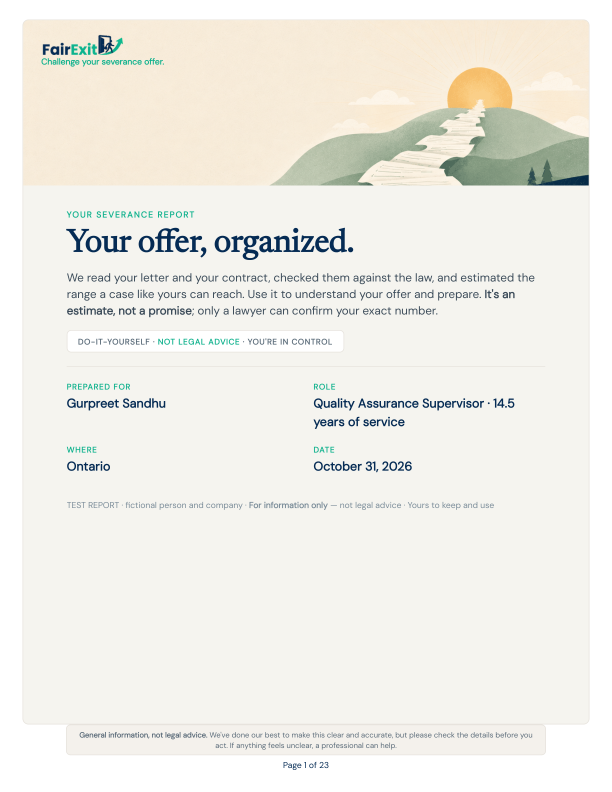
#> input picture tmp/rendered-test/Canada/ca1.png, 1224 x 1584 px, found by its file name (shown at 1/2 size); its folder holds only this picture in this run
$ python compare_pages.py
#> lines starting #> are read from the running program, lines starting #| are printed output that depends on the picture; after the words box and inside, x2 and y2 are one past the last pixel; in counts of white or black regions, pixels touching at a corner belong together
import os
import numpy as np
from PIL import Image

def compare_images(ref_path, gen_path):
#> called with ref_path = 'public/sample-pdf-pages/Canada/ca1.png', gen_path = 'tmp/rendered-test/Canada/ca1.png'
    ref = Image.open(ref_path).convert('RGB')
#> ref is the input picture: PIL image 1224x1584 RGB; mean R, G, B 239.8, 238.4, 231.7
    gen = Image.open(gen_path).convert('RGB')

    if ref.size != gen.size:
        return {'error': f'Size mismatch: ref={ref.size}, gen={gen.size}'}

    arr_ref = np.array(ref, dtype=np.float32)
    arr_gen = np.array(gen, dtype=np.float32)

    diff = np.abs(arr_ref - arr_gen)
#> diff: shape (1584, 1224, 3) float32; every value is 0
    mean_diff = np.mean(diff)
#> mean_diff = 0

    # Non-white pixels (content pixels)
    ref_mask = np.mean(arr_ref, axis=2) < 252
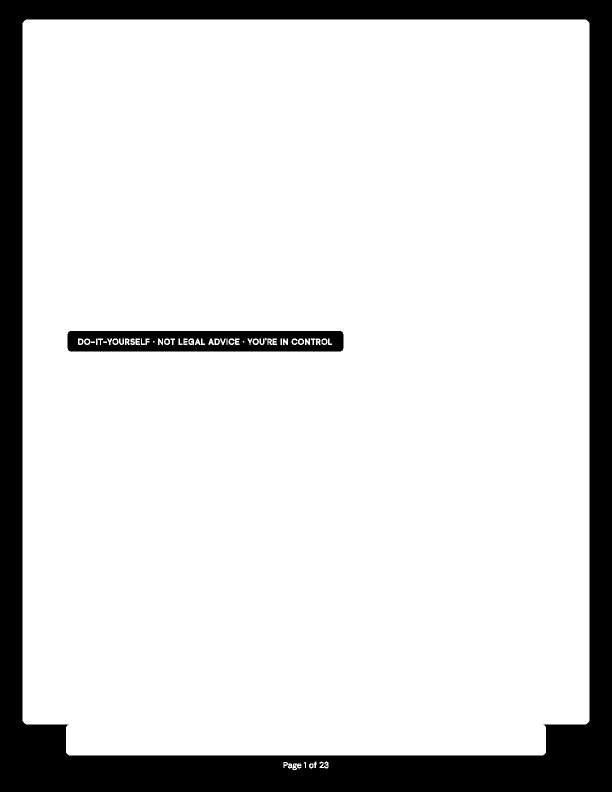
#> ref_mask: shape (1584, 1224) bool (shown at 1/2 size); 84.6% white; 23 black regions (12 under 20 px), largest, box (x1, y1, x2, y2) and area: (0, 0, 1224, 1584) 279914, (135, 662, 687, 703) 19119, (227, 680, 234, 687) 42
    gen_mask = np.mean(arr_gen, axis=2) < 252

    overlap = np.logical_and(ref_mask, gen_mask).sum()
#> overlap = 1639367
    union = np.logical_or(ref_mask, gen_mask).sum()
#> union = 1639367
    iou = overlap / union if union > 0 else 1.0
#> iou = 1

    # Check vertical bounds of content
    ref_y = np.where(ref_mask.any(axis=1))[0]
#> ref_y = 1489 values from 39 to 1539
    gen_y = np.where(gen_mask.any(axis=1))[0]
#> gen_y = 1489 values from 39 to 1539

    ref_y_min, ref_y_max = (int(ref_y[0]), int(ref_y[-1])) if len(ref_y) else (0, 0)
#> ref_y_min = 39; ref_y_max = 1539
    gen_y_min, gen_y_max = (int(gen_y[0]), int(gen_y[-1])) if len(gen_y) else (0, 0)
#> gen_y_min = 39; gen_y_max = 1539

    # Footer check (y in 1460..1560)
    ref_footer_y = ref_y_max
#> ref_footer_y = 1539
    gen_footer_y = gen_y_max
#> gen_footer_y = 1539

    return {
        'mean_diff': round(float(mean_diff), 2),
        'iou': round(float(iou), 3),
        'ref_y': (ref_y_min, ref_y_max),
        'gen_y': (gen_y_min, gen_y_max),
    }

print("=== CANADA PAGE COMPARISONS ===")
for i in range(1, 24):
    ref_p = f'public/sample-pdf-pages/Canada/ca{i}.png'
    gen_p = f'tmp/rendered-test/Canada/ca{i}.png'
    res = compare_images(ref_p, gen_p)
#> res = {'mean_diff': 0, 'iou': 1, 'ref_y': (39, 1539), 'gen_y': (39, 1539)}
    print(f"Page {i:02d}: IOU={res['iou']:0.3f}, MeanDiff={res['mean_diff']:5.2f}, Ref Y=[{res['ref_y'][0]},{res['ref_y'][1]}], Gen Y=[{res['gen_y'][0]},{res['gen_y'][1]}]")
#| Page 01: IOU=1.000, MeanDiff= 0.00, Ref Y=[39,1539], Gen Y=[39,1539]
#> (the run stopped early here; a loop or call above may not have finished)
